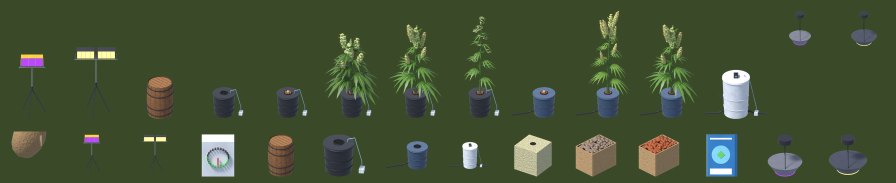
#> input picture tools/blender/dd44_art.png, 1792 x 366 px (shown at 1/2 size)
$ python -i room_post.py   (imports and definitions only)
#> lines starting #> are read from the running program, lines starting #| are printed output that depends on the picture
#> further down, picture is the input picture: PIL image 1792x366 RGB; mean R, G, B 67.3, 81.7, 51.8
"""Grade, shrink and install room_render.py output, exactly like DazedPower (tools/grade_all.py + tools/import_art.py).

    python3 tools/blender/room_post.py <render out dir> <final dir>            # grade + shrink only
    python3 tools/blender/room_post.py <render out dir> <final dir> --install  # ... then repack and copy icons

<render out>/cells/<index>.png (256x512) -> <final>/cells/<index>.png (128x256); a floor unit's <index>_s.png contact
shadow pass is laid under it first. <render out>/icons/Item_*.png (256x256) -> <final>/icons/Item_*.png (32x32).

--install replaces those frames in 42/media/texturepacks/dazeddank_rooms_01.pack (every other frame is kept, the
.tiles file is not touched, so indices, names and tile properties stay as they are), copies the icons into
42/media/textures and rebuilds common/media/depthmaps/DEPTH_dazeddank_rooms_01.png with tools/make_room_depth.py.
"""
import os
import sys
from pathlib import Path
from PIL import Image, ImageEnhance, ImageFilter

REPO = Path(__file__).resolve().parents[2]
sys.path.insert(0, str(REPO / "tools"))
import pzpack  # noqa: E402

MEDIA = REPO / "Contents/mods/DazedDank/42/media"
PACK = MEDIA / "texturepacks/dazeddank_rooms_01.pack"
TEXTURES = MEDIA / "textures"
SHEET = "dazeddank_rooms_01"
CW, CH = 128, 256
SHADOW = 0.85                                    # strength of the contact shadow pass


# [5 lines left out: function grade, not called in this run]


def shrink(im):                                  # import_art.py
    small = im.convert("RGBa").resize((CW, CH), Image.LANCZOS)
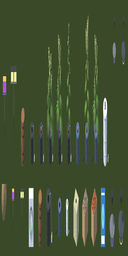
#> small: PIL image 128x256 RGBa; mean R, G, B, A 67.3, 81.6, 51.7, 255
    small = small.filter(ImageFilter.UnsharpMask(radius=0.8, percent=70, threshold=1))
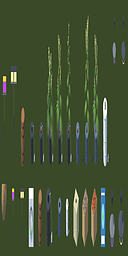
#> small: PIL image 128x256 RGBa; mean R, G, B, A 67.2, 81.6, 51.7, 255
    return small.convert("RGBA")


# [60 lines left out: functions icon, with_shadow, post, install, not called in this run]


# [3 lines not run here, left out]

>>> from PIL import Image
>>> picture = Image.open('dd44_art.png')
>>> result = shrink(picture)
